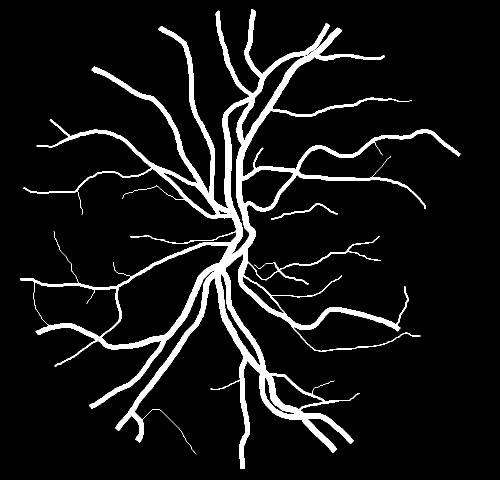
#> input picture dataset/chase_db1/Image_04L_1stHO.png, 999 x 960 px, given in place of Image_01L.jpg, which was not available (shown at 1/2 size)
$ python level_set_acm_usage.py
#> lines starting #> are read from the running program, lines starting #| are printed output that depends on the picture; after the words box and inside, x2 and y2 are one past the last pixel; in counts of white or black regions, pixels touching at a corner belong together; pictures that were not available may be replaced by others from this repository, and a replacement may not be noted
### acm/Level_Set_ACM/lsa_helpers.py
import os
import numpy as np
import matplotlib.pyplot as plt
from PIL import Image
import cv2
from skimage import img_as_ubyte
from skimage.filters import gaussian
from scipy.ndimage import gaussian_filter
import tensorflow as tf
import sys

# ---------------------------- Helper functions for working with level set acms -----------------------------------

# ---------- Visualization functions

# Very useful to save PIL images, np array images, rgb images, grayscale images.
# Very useful to save images, binary masks, probability masks, segmentations
def displayImage(img, title, grayscale=False, save_dir=None):
    if (grayscale):
        plt.imshow(img, cmap='gray')
    else:
        plt.imshow(img)
    plt.axis('off')
    plt.title(title)

    if save_dir:
        save_path = os.path.join(save_dir, f"{title}.png")
        plt.savefig(save_path, bbox_inches='tight', pad_inches=0)

    plt.close()
    #plt.show()

# Displaying initial contour (init) and fitted contour (snake) on the image
# I used this during the snakes implementation
# [41 lines left out: functions DisplayACMResultSnakes, displayACMResult, displayLSF, not called in this run]

# ---------- Image properties

# helper to check image has only 0s and 1s (integer or floating point)
def is_binary_mask(arr):
    unique_elements = np.unique(arr)
    #print('Unique elements during binary mask check: ', unique_elements)
    # Check if all unique elements are either 0 or 1 (integer or float)
    return np.all(np.isin(unique_elements, [0, 1, 0.0, 1.0]))

# helper function to check if image is a probability mask
# [4 lines left out: function is_probability_mask, not called in this run]

# Cropping the image so that it is square
# This function is potentially not needed anymore
# If needed it could be a little buggy so double check.
def crop_to_square(img):

    # Get the dimensions of the image
    width, height = img.size

    # Determine the size of the square crop
    crop_size = min(width, height)

    # Calculate the coordinates for cropping the image
    left = (width - crop_size) / 2
    top = (height - crop_size) / 2
    right = (width + crop_size) / 2
    bottom = (height + crop_size) / 2

    # Crop the image to a square
    img_cropped = img.crop((left, top, right, bottom))

    return img_cropped

# Brings up a view where you can hover around and see what pixel you  are on
# May be helpful to choose a good center and readius for initial contour
# [223 lines left out: functions AnalyzeCoordinates, apply_ABC, DisplayABCResult, apply_blur_plus_clahe, DisplayCLAHEResult, displayACMScores and 6 more, not called in this run]

### acm/scripts/level_set_acm_usage.py
import sys
import os
import numpy as np
from PIL import Image
import matplotlib.pyplot as plt
from scipy.ndimage import gaussian_filter

# Add the parent directory to the system path
cwd = os.path.dirname(__file__)
sys.path.append(os.path.abspath(os.path.join(cwd, '../Level_Set_ACM')))
save_dir = os.path.abspath(os.path.join(cwd, '../Results'))

# Imports
import level_set_acm as lsa
import lsa_helpers as lsah


# --- PART 1: Define the initial image and ground truth

image_path = os.path.abspath(os.path.join(cwd, '../../dataset/chase_db1/Image_01L.jpg'))
img = Image.open(image_path)
#> img is the input picture: PIL image 999x960 1; 7.8% white; 2 white regions, box (x1, y1, x2, y2) and area: (41, 18, 921, 938) 74709, (542, 406, 676, 440) 459
square_img = lsah.crop_to_square(img)
#> in crop_to_square, `img_cropped = img.crop((left, top, right, bottom))`:
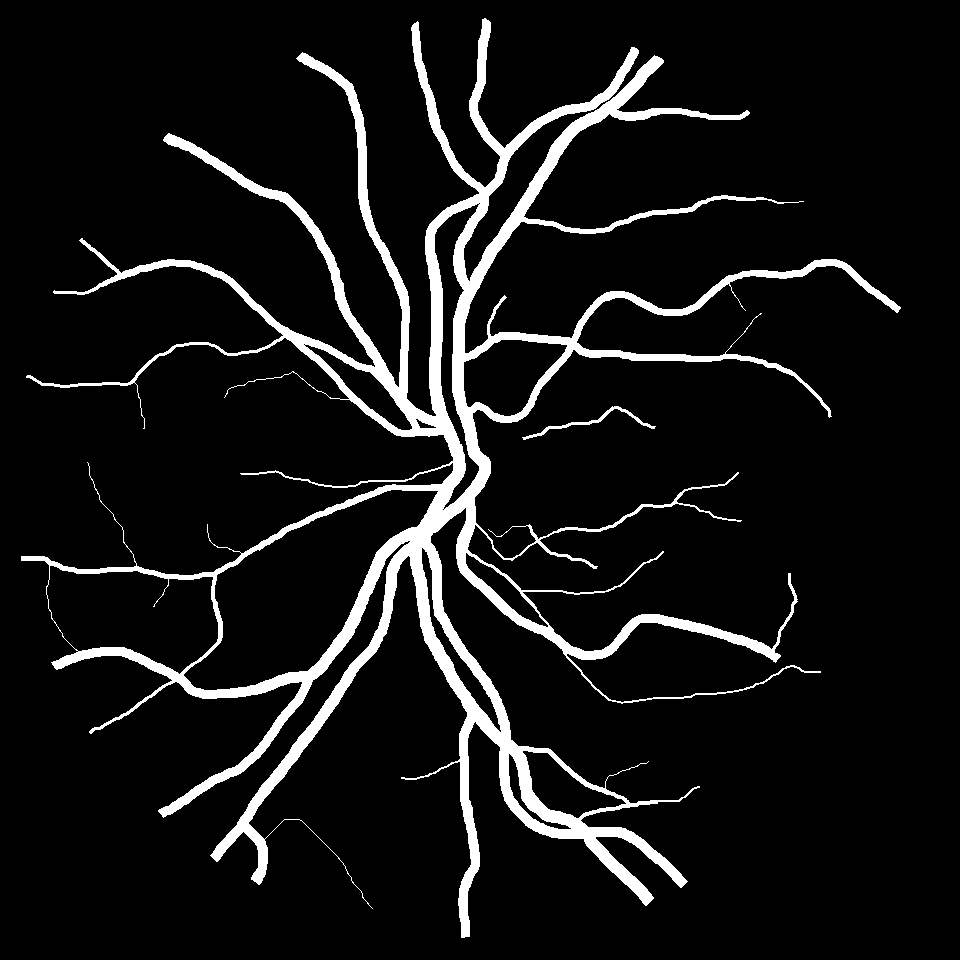
#> img_cropped: PIL image 960x960 1; 8.2% white; 2 white regions, box (x1, y1, x2, y2) and area: (21, 18, 901, 938) 74709, (522, 406, 656, 440) 459

gt_path = os.path.abspath(os.path.join(cwd, '../../dataset/chase_db1/Image_01L_1stHO.png'))
gt_img = Image.open(gt_path)
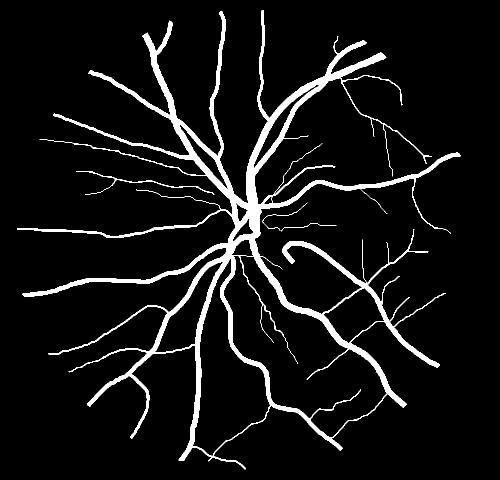
#> input picture dataset/chase_db1/Image_01L_1stHO.png, 999 x 960 px (shown at 1/2 size)
#> gt_img is the input picture: PIL image 999x960 1; 7% white; 4 white regions, box (x1, y1, x2, y2) and area: (34, 21, 922, 939) 65977, (153, 342, 429, 390) 648, (525, 405, 615, 462) 142, (562, 446, 673, 463) 118
gt_img_sq = lsah.crop_to_square(gt_img)
#> in crop_to_square (call 2), `img_cropped = img.crop((left, top, right, bottom))`:
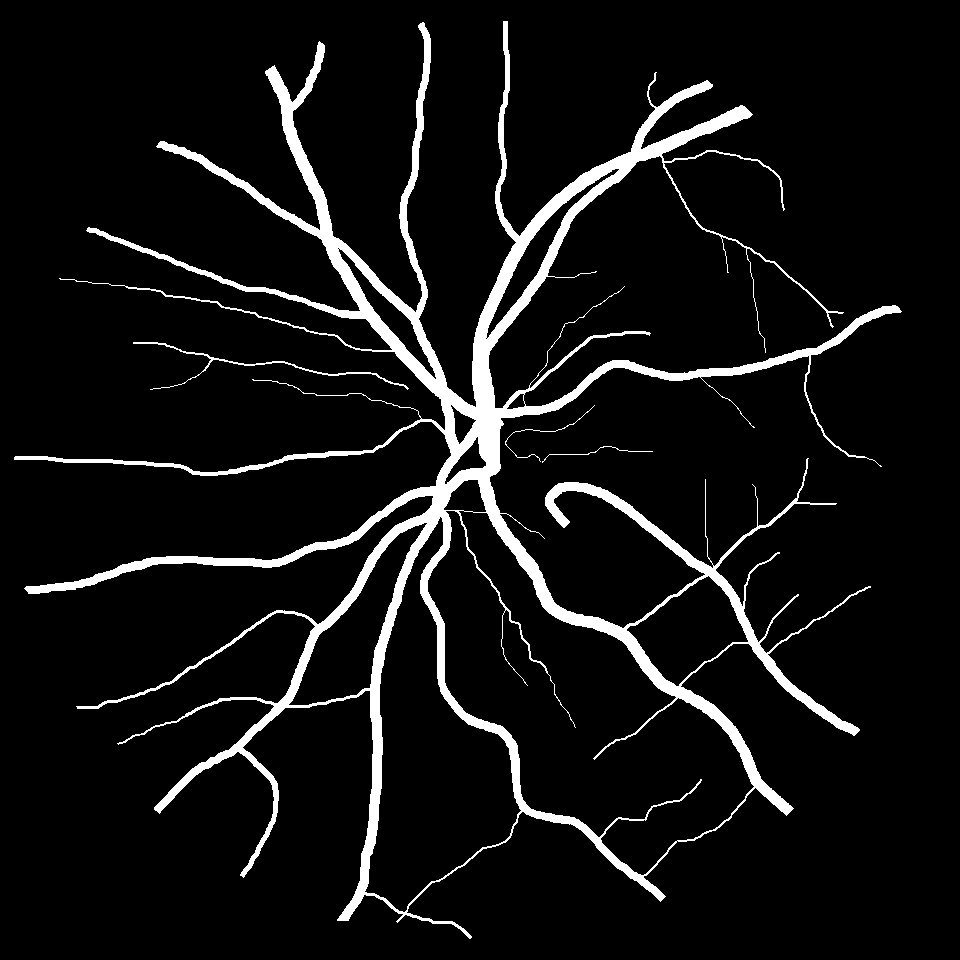
#> img_cropped: PIL image 960x960 1; 7.3% white; 4 white regions, box (x1, y1, x2, y2) and area: (14, 21, 902, 939) 65977, (133, 342, 409, 390) 648, (505, 405, 595, 462) 142, (542, 446, 653, 463) 118

acm_dir = os.path.abspath(os.path.join(save_dir, 'Image_01L'))

# to use from now: square_img and gt_img_sq
final_img = square_img
final_gt = gt_img_sq
# confirming the properties of these images
print('Type of image and ground truth', type(final_img), type(final_gt)) # PIL.Image.Image
#| Type of image and ground truth <class 'PIL.Image.Image'> <class 'PIL.Image.Image'>
print('Shape of the image: ', final_img.size) # (960, 960)
#| Shape of the image:  (960, 960)
print('Shape of the ground truth: ', final_gt.size) # (960, 960)
#| Shape of the ground truth:  (960, 960)
print('min and max intensity values of image: ', np.min(final_img), np.max(final_img)) # 0, 255
#| min and max intensity values of image:  False True
print('binary mask check for ground truth: ', lsah.is_binary_mask(final_gt)) # True
#> in is_binary_mask, `unique_elements = np.unique(arr)`: unique_elements = [False, True]
#| binary mask check for ground truth:  True
lsah.displayImage(final_img, "Image", save_dir=acm_dir)
lsah.displayImage(final_gt, "Ground Truth", save_dir=acm_dir)

# --- PART 2: Define the initial probability mask
#> (the run stopped early here; a loop or call above may not have finished)
